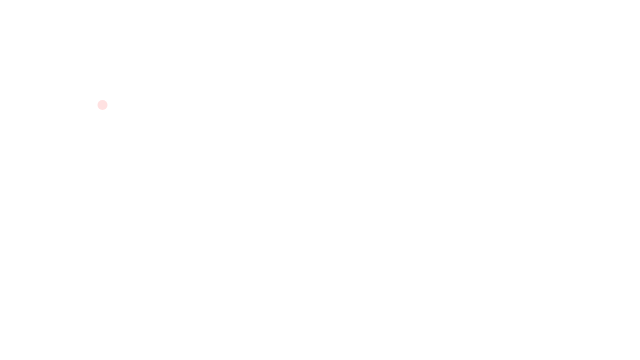
Frame 1 (no input)
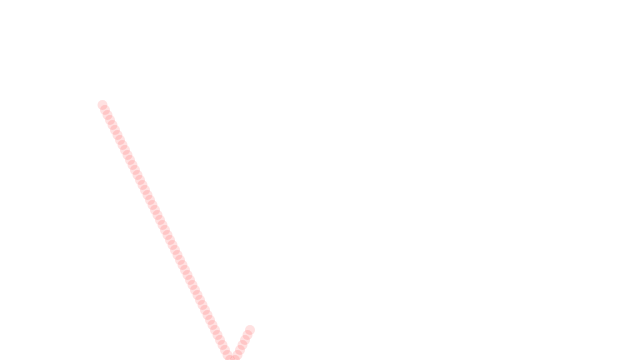
Frame 60 (no input)
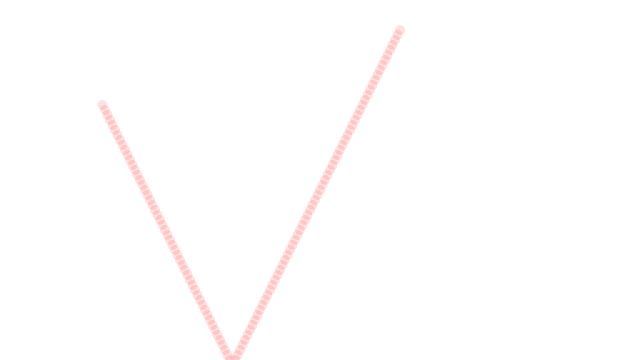
Frame 120 (the mouse pressed at the canvas centre since frame 60)

The p5.js sketch that drew these frames (run headless with seeded random() and noise() and a simulated clock; from frame 60 on, the mouse is pressed at the canvas centre):

// p5.js sketch
// ── sketch.js
//

let position;
let velocity;

function setup() {
  createCanvas(640, 360);
  background(255);
  position = createVector(100, 100);
  velocity = createVector(2.5, 5);
}

function draw() {

  let location = randomGaussian();
  position.add(velocity);
  if ((position.x > width) || (position.x < 0)) {
    velocity.x = velocity.x * -1;
  }
  if ((position.y > height) || (position.y < 0)) {
    velocity.y = velocity.y * -1;
  }

  fill(255,0,0,30);
  noStroke();
  ellipse(position.x,position.y,10,10);
}
